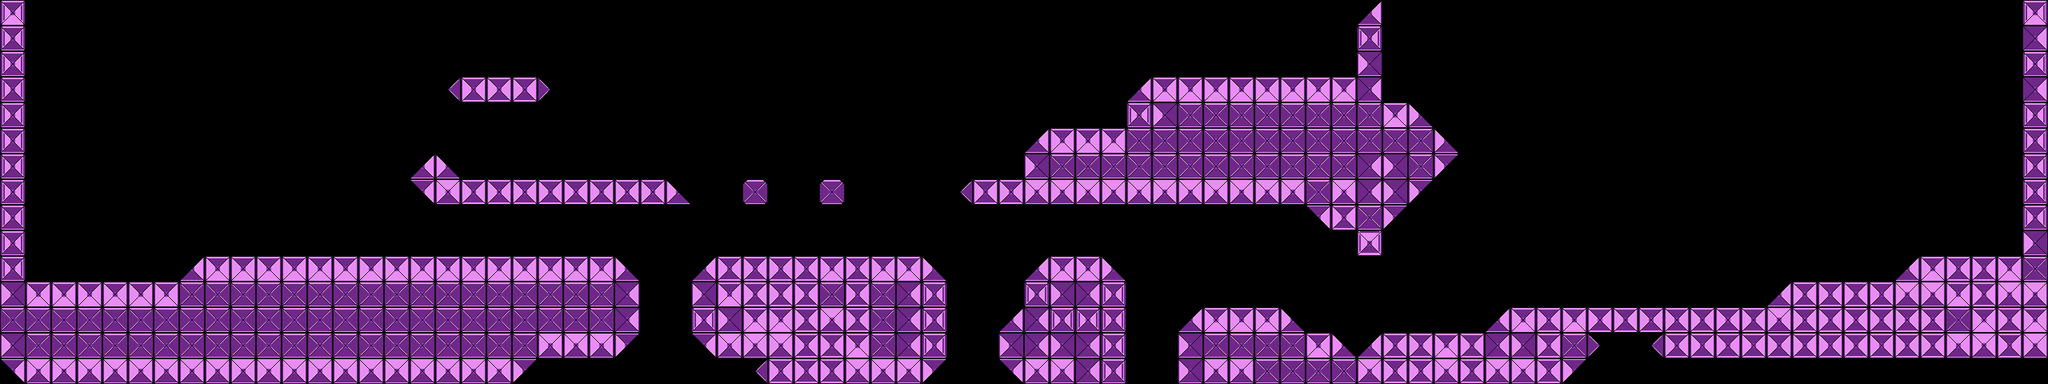

The image is a tile-based game level rendered from a .tmx file. Its description and complete source (layers, tilesets, objects, tile grids) follow:
An orthogonal 80x15 tile map with 32x32 px tiles, 1 tile layer (Tile Layer 1).

<map version="1.9" tiledversion="1.9.0" orientation="orthogonal" renderorder="right-down" width="80" height="15" tilewidth="32" tileheight="32" infinite="0" nextlayerid="2" nextobjectid="1">
 <editorsettings>
  <export target="export_map/prototype map..csv" format="csv" />
 </editorsettings>
 <tileset firstgid="1" source="tsx/placeholder tilset.tsx" />
 <layer id="1" name="Tile Layer 1" width="80" height="15">
  <data encoding="csv">
4,0,0,0,0,0,0,0,0,0,0,0,0,0,0,0,0,0,0,0,0,0,0,0,0,0,0,0,0,0,0,0,0,0,0,0,0,0,0,0,0,0,0,0,0,0,0,0,0,0,0,0,0,1,0,0,0,0,0,0,0,0,0,0,0,0,0,0,0,0,0,0,0,0,0,0,0,0,0,4,
8,0,0,0,0,0,0,0,0,0,0,0,0,0,0,0,0,0,0,0,0,0,0,0,0,0,0,0,0,0,0,0,0,0,0,0,0,0,0,0,0,0,0,0,0,0,0,0,0,0,0,0,0,8,0,0,0,0,0,0,0,0,0,0,0,0,0,0,0,0,0,0,0,0,0,0,0,0,0,7,
8,0,0,0,0,0,0,0,0,0,0,0,0,0,0,0,0,0,0,0,0,0,0,0,0,0,0,0,0,0,0,0,0,0,0,0,0,0,0,0,0,0,0,0,0,0,0,0,0,0,0,0,0,5,0,0,0,0,0,0,0,0,0,0,0,0,0,0,0,0,0,0,0,0,0,0,0,0,0,8,
8,0,0,0,0,0,0,0,0,0,0,0,0,0,0,0,0,13,14,14,14,15,0,0,0,0,0,0,0,0,0,0,0,0,0,0,0,0,0,0,0,0,0,0,1,2,2,2,2,2,2,2,2,7,0,0,0,0,0,0,0,0,0,0,0,0,0,0,0,0,0,0,0,0,0,0,0,0,0,7,
8,0,0,0,0,0,0,0,0,0,0,0,0,0,0,0,0,0,0,0,0,0,0,0,0,0,0,0,0,0,0,0,0,0,0,0,0,0,0,0,0,0,0,0,8,5,6,6,6,6,6,6,6,6,2,3,0,0,0,0,0,0,0,0,0,0,0,0,0,0,0,0,0,0,0,0,0,0,0,8,
8,0,0,0,0,0,0,0,0,0,0,0,0,0,0,0,0,0,0,0,0,0,0,0,0,0,0,0,0,0,0,0,0,0,0,0,0,0,0,0,1,2,2,2,6,6,6,6,6,6,6,6,6,6,6,6,3,0,0,0,0,0,0,0,0,0,0,0,0,0,0,0,0,0,0,0,0,0,0,8,
8,0,0,0,0,0,0,0,0,0,0,0,0,0,0,0,1,3,0,0,0,0,0,0,0,0,0,0,0,0,0,0,0,0,0,0,0,0,0,0,5,6,6,6,6,6,6,6,6,6,6,6,6,7,5,6,11,0,0,0,0,0,0,0,0,0,0,0,0,0,0,0,0,0,0,0,0,0,0,8,
8,0,0,0,0,0,0,0,0,0,0,0,0,0,0,0,9,10,14,14,14,14,14,14,14,14,3,0,0,16,0,0,16,0,0,0,0,13,14,14,10,10,10,10,10,10,10,10,10,10,10,6,10,7,5,11,0,0,0,0,0,0,0,0,0,0,0,0,0,0,0,0,0,0,0,0,0,0,0,8,
8,0,0,0,0,0,0,0,0,0,0,0,0,0,0,0,0,0,0,0,0,0,0,0,0,0,0,0,0,0,0,0,0,0,0,0,0,0,0,0,0,0,0,0,0,0,0,0,0,0,0,9,14,6,11,0,0,0,0,0,0,0,0,0,0,0,0,0,0,0,0,0,0,0,0,0,0,0,0,8,
8,0,0,0,0,0,0,0,0,0,0,0,0,0,0,0,0,0,0,0,0,0,0,0,0,0,0,0,0,0,0,0,0,0,0,0,0,0,0,0,0,0,0,0,0,0,0,0,0,0,0,0,0,12,0,0,0,0,0,0,0,0,0,0,0,0,0,0,0,0,0,0,0,0,0,0,0,0,0,5,
8,0,0,0,0,0,0,1,2,2,2,2,2,2,2,2,2,2,2,2,2,2,2,2,3,0,0,1,14,14,14,14,2,14,2,2,3,0,0,0,1,2,2,3,0,0,0,0,0,0,0,0,0,0,0,0,0,0,0,0,0,0,0,0,0,0,0,0,0,0,0,0,0,0,1,2,14,14,2,6,
5,2,2,2,2,2,2,6,6,6,6,6,6,6,6,6,6,6,6,6,6,6,6,6,7,0,0,5,2,14,14,14,6,14,6,7,8,0,0,0,8,5,7,8,0,0,0,0,0,0,0,0,0,0,0,0,0,0,0,0,0,0,0,0,0,0,0,0,0,1,14,14,14,14,10,10,2,14,10,10,
6,6,6,6,6,6,6,6,6,6,6,6,6,6,6,6,6,6,6,6,6,6,6,6,7,0,0,8,5,2,2,14,10,14,6,7,8,0,0,1,7,8,8,8,0,0,1,2,2,2,3,0,0,0,0,0,0,0,1,2,14,2,14,14,14,14,14,14,14,10,14,14,14,14,14,14,6,2,14,2,
5,6,6,6,6,6,6,6,6,6,6,6,6,6,6,6,6,6,6,6,6,10,10,10,11,0,0,9,10,10,10,14,14,2,6,7,8,0,0,5,7,5,7,8,0,0,5,6,6,6,6,2,3,1,14,14,2,14,7,5,14,6,15,0,13,14,14,14,14,14,14,14,14,14,14,14,10,10,14,10,
9,10,10,10,10,10,10,10,10,10,10,10,10,10,10,10,10,10,10,10,11,0,0,0,0,0,0,0,0,13,14,14,14,10,10,10,11,0,0,9,10,10,7,8,0,0,5,10,10,6,6,6,6,10,14,14,10,14,10,10,14,11,0,0,0,0,0,0,0,0,0,0,0,0,0,0,0,0,0,0
</data>
 </layer>
</map>